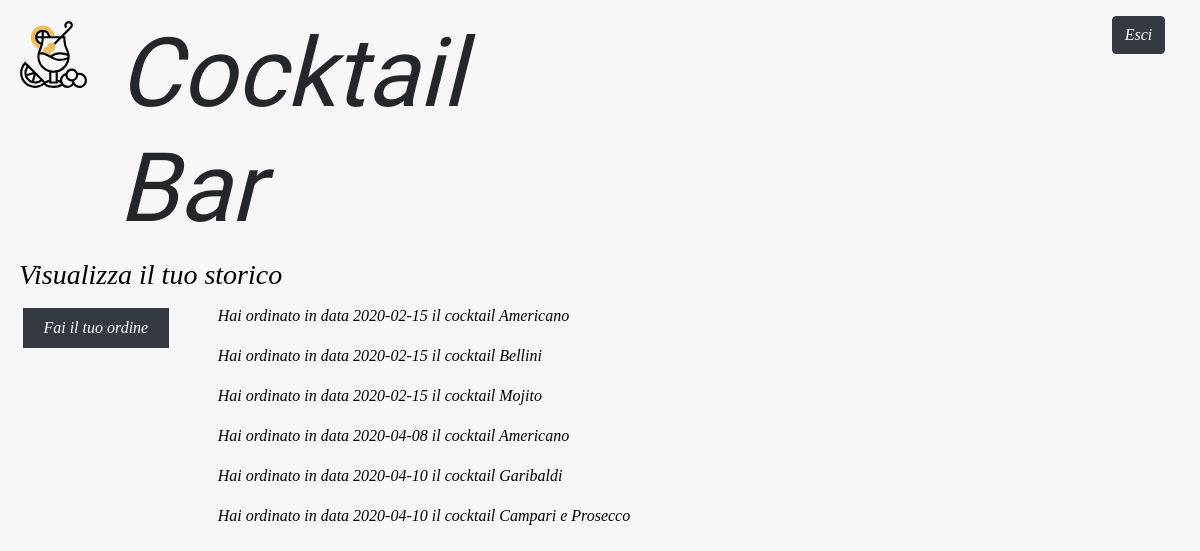
Page /storico/6/ on the committed database.
### bar/models.py (models this page shows, shortened)
class ClienteOrdinaCocktailRicevendoCodicePrenotazione(models.Model):
    id = models.BigAutoField(primary_key=True)
    data = models.CharField(max_length=100)
    fk_id_cliente = models.ForeignKey(Cliente,
                                      db_column='fk_id_cliente',
                                      on_delete=models.CASCADE)
    fk_id_cocktail = models.ForeignKey(Cocktail,
                                       db_column='fk_id_cocktail',
                                       on_delete=models.CASCADE)
    fk_id_codice_prenotazione = models.ForeignKey(CodicePrenotazione,
                                                  db_column='fk_id_codice_prenotazione',
                                                  on_delete=models.CASCADE)
    class Meta:
        db_table = 'Cliente_ordina_cocktail_ricevendo_codice_prenotazione'

class Cocktail(models.Model):
    id = models.BigAutoField(primary_key=True)
    nome = models.CharField(max_length=100)
    ingredienti = models.TextField()  # This field type is a guess.
    prezzo = models.FloatField()
    class Meta:
        db_table = 'Cocktail'

### bar/views.py (the view)
# urls.py: path('storico/<int:cliente_id>/', views.goToStorico, name='storico'),
def goToStorico(request, cliente_id):
    global ordine
    ordine = []
    global totale
    totale = 0
    cliente = Cliente.objects.get(id=cliente_id)
    list_ordinazioni = ClienteOrdinaCocktailRicevendoCodicePrenotazione.objects.filter(fk_id_cliente=cliente)
    cocktails = []
    for ordinazione in list_ordinazioni:
        cocktail = Cocktail.objects.get(id=ordinazione.fk_id_cocktail.id)
        cocktails.append({
            'nome': cocktail.nome,
            'data': ordinazione.data,
        })
    context = {
        'cocktails': cocktails,
        'cliente_id': cliente_id,
    }
    return render(request, 'bar/storico.html', context)

### bar/templates/bar/storico.html (shortened to what this page needs)
<!DOCTYPE html>
<html lang="it">
<head>
    {% load static %}
    <link rel="stylesheet" href="{% static 'bar/bootstrap/css/bootstrap.css' %}">
    <link rel="stylesheet" href="https://cdnjs.cloudflare.com/ajax/libs/font-awesome/4.7.0/css/font-awesome.min.css">
    <link rel="stylesheet" href="{% static 'bar/css/style.css' %}">
    <link rel="stylesheet" href="{% static 'bar/css/storico.css' %}">
</head>
<body>
    <header>
        <div class="container-header mt-3">
            <div class="row m-1">
                <div class="col-1">
                    <img src="{% static 'bar/imgs/cocktail.svg' %}" alt="bicchiere da cocktail" class="logo-glass">
                </div>
                <div class="col-5">
                    <h1 class="title-header">Cocktail Bar</h1>
                </div>
                <div class="col-6">
                    <div class="row justify-content-end">
                        <div class="offset-8 col-2">
                            <a class="btn btn-dark" href="{% url 'logout' %}">Esci</a>
                        </div>
                    </div>
                </div>
            </div>
        </div>
    </header>
    <div class="container-title-storico">
        <div class="row m-1">
            <div class="col-12">
                <h3>Visualizza il tuo storico</h3>
            </div>
        </div>
    </div>
    <div class="container-storico">
        <div class="row m-1">
            <div class="col-2">
                <div class="row justify-content-center">
                    <div class="col-12 text-center">
                        <ul class="nav flex-column">
                            <li class="nav-item">
                                <a class="nav-link btn-dark m-1" href="{% url 'goToOrdinazione' cliente_id %}">Fai il tuo ordine</a>
                            </li>
                        </ul>
                    </div>
                </div>
            </div>
            <div class="col-10">
                {% for ordinazione in cocktails %}
                    <p>Hai ordinato in data {{ ordinazione.data }} il cocktail {{ ordinazione.nome }}</p>
                {% endfor %}
            </div>
        </div>
    </div>
</body>
</html>

### bar/static/bar/css/style.css (style rules this page uses)
body { background-color: #f7f7f7; font-family: "Amiri"; font-style: italic; color: #000; }
.title-header { font-size: 6em; font-family: 'Indie Flower', cursive; color: rgb(35, 39, 43); }
.justify-content-center { margin-right: 0px !important; }
.logo-glass { width: 100%; padding-top: 4px; }

### rows in the picture
ClienteOrdinaCocktailRicevendoCodicePrenotazione: data "2020-02-15"
Cocktail: nome "Americano" "Americano"
ClienteOrdinaCocktailRicevendoCodicePrenotazione: data "2020-02-15"
Cocktail: nome "Bellini"
ClienteOrdinaCocktailRicevendoCodicePrenotazione: data "2020-02-15"
Cocktail: nome "Mojito"
ClienteOrdinaCocktailRicevendoCodicePrenotazione: data "2020-04-08"
ClienteOrdinaCocktailRicevendoCodicePrenotazione: data "2020-04-10"
Cocktail: nome "Garibaldi"
ClienteOrdinaCocktailRicevendoCodicePrenotazione: data "2020-04-10"
Cocktail: nome "Campari e Prosecco"
